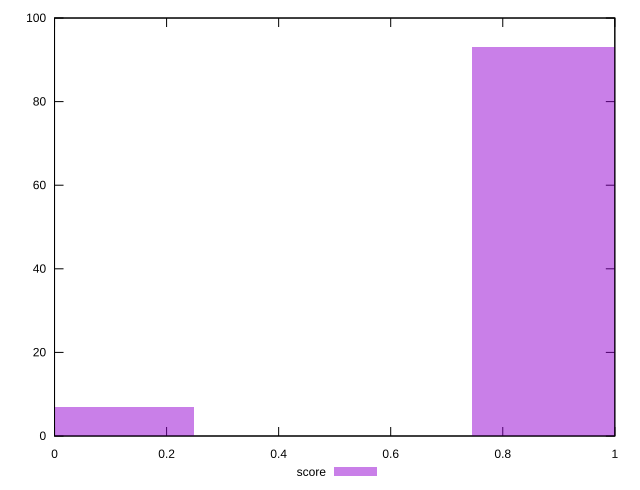

Recreate this plot in gnuplot.
reset

$score <<EOF
0 7
0.9933441849229264 93
EOF

set key outside below
set boxwidth 0.4966720924614632
set xrange [0:1]
set yrange [0:100]
set trange [0:100]
set style fill transparent solid 0.5 noborder
set terminal svg size 640, 490 enhanced background rgb 'white'
set output "reports/report_00027_2021-02-24T12-40-31.850Z/server-response-time/samples/music/score/histogram.svg"

plot $score title "score" with boxes

reset
